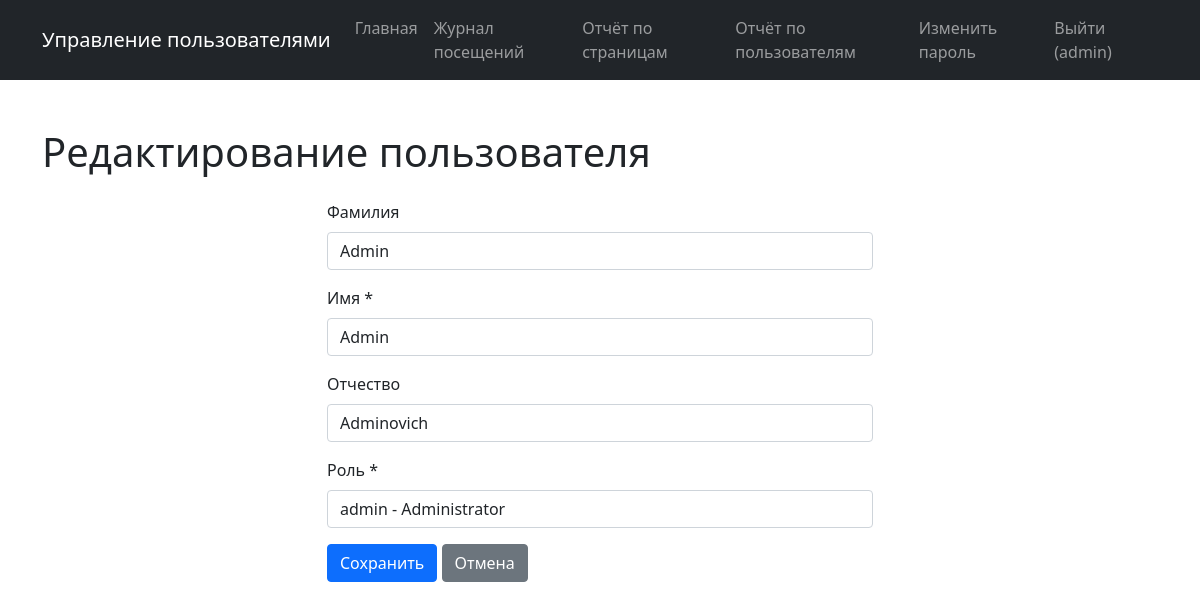
The app's page /user/1/edit/ (signed in) with its own data.
### tables this page shows
CREATE TABLE users (
            id INTEGER PRIMARY KEY AUTOINCREMENT,
            login TEXT NOT NULL UNIQUE,
            password_hash TEXT NOT NULL,
            last_name TEXT,
            first_name TEXT NOT NULL,
            middle_name TEXT,
            role_id INTEGER,
            created_at TIMESTAMP DEFAULT CURRENT_TIMESTAMP,
            FOREIGN KEY (role_id) REFERENCES roles (id)
        );

CREATE TABLE roles (
            id INTEGER PRIMARY KEY AUTOINCREMENT,
            name TEXT NOT NULL UNIQUE,
            description TEXT
        );

### app.py (the view, shortened to what this page needs)
@app.route('/user/<int:user_id>/edit/', methods=['GET', 'POST'])
@login_required
def user_edit(user_id):
    user = models.get_user_by_id(user_id)
    if not user:
        flash('Пользователь не найден', 'danger')
        return redirect(url_for('index'))
    user_data = models.get_user_by_id(current_user.id)
    user_role = user_data['role_name'] if user_data else None
    if user_role != 'admin' and user_id != current_user.id:
        flash('У вас недостаточно прав для доступа к данной странице.', 'danger')
        return redirect(url_for('index'))
    roles = models.get_all_roles()
    errors = {}
    is_admin = (user_role == 'admin')
    form_data = {
        'last_name': user['last_name'] or '',
        'first_name': user['first_name'],
        'middle_name': user['middle_name'] or '',
        'role_id': str(user['role_id']) if user['role_id'] and is_admin else ''
    }
    return render_template('user_form.html',
                         user=user,
                         roles=roles,
                         form_data=form_data,
                         errors=errors,
                         is_admin=is_admin)

### app.py (called while the page is built)
@login_manager.user_loader
def load_user(user_id):
    user_data = models.get_user_by_id(user_id)
    if user_data:
        return User(user_data)
    return None

@app.before_request
def log_visit():
    if request.endpoint and not request.endpoint.startswith('static'):
        path = request.path
        user_id = current_user.id if current_user.is_authenticated else None
        models.add_visit_log(path, user_id)

@app.context_processor
def utility_processor():
    user_data = None
    user_role = None
    if current_user.is_authenticated:
        user_data = models.get_user_by_id(current_user.id)
        user_role = user_data['role_name'] if user_data else None
    return {
        'is_authenticated': current_user.is_authenticated,
        'user_role': user_role,
        'current_user_id': current_user.id if current_user.is_authenticated else None
    }

### models.py (called while the page is built)
def get_db():
    conn = sqlite3.connect(DATABASE)
    conn.row_factory = sqlite3.Row
    return conn

def get_user_by_id(user_id):
    conn = get_db()
    user = conn.execute('''
        SELECT u.*, r.name as role_name, r.description as role_description
        FROM users u
        LEFT JOIN roles r ON u.role_id = r.id
        WHERE u.id = ?
    ''', (user_id,)).fetchone()
    conn.close()
    return user

def get_all_roles():
    conn = get_db()
    roles = conn.execute('SELECT * FROM roles').fetchall()
    conn.close()
    return roles

def add_visit_log(path, user_id):
    conn = get_db()
    cursor = conn.cursor()
    try:
        cursor.execute('''
            INSERT INTO visit_logs (path, user_id)
            VALUES (?, ?)
        ''', (path, user_id))
        conn.commit()
        return True, None
    except Exception as e:
        return False, str(e)
    finally:
        conn.close()

### templates/user_form.html (shortened to what this page needs)
{% extends 'base.html' %}
{% block content %}
<h1 class="my-4">{% if user %}Редактирование пользователя{% else %}Создание пользователя{% endif %}</h1>
<div class="row justify-content-center">
    <div class="col-md-6">
        <form method="post">
            <div class="mb-3">
                <label class="form-label">Фамилия</label>
                <input type="text" name="last_name" class="form-control" value="{{ form_data.last_name or '' }}">
            </div>
            <div class="mb-3">
                <label class="form-label">Имя *</label>
                <input type="text" name="first_name" class="form-control {% if errors.first_name %}is-invalid{% endif %}"
                       value="{{ form_data.first_name or '' }}" required>
            </div>
            <div class="mb-3">
                <label class="form-label">Отчество</label>
                <input type="text" name="middle_name" class="form-control" value="{{ form_data.middle_name or '' }}">
            </div>
            <div class="mb-3">
                <label class="form-label">Роль *</label>
                <select name="role_id" class="form-control {% if errors.role_id %}is-invalid{% endif %}" required>
                    {% for role in roles %}
                        <option value="{{ role.id }}" {% if form_data.role_id|string == role.id|string %}selected{% endif %}>
                            {{ role.name }} - {{ role.description or '' }}
                        </option>
                    {% endfor %}
                </select>
            </div>
            <button type="submit" class="btn btn-primary">Сохранить</button>
            <a href="{{ url_for('index') }}" class="btn btn-secondary">Отмена</a>
        </form>
    </div>
</div>
{% endblock %}

### templates/base.html (shortened to what this page needs)
<!DOCTYPE html>
<html lang="ru">
<head>
    <link href="https://cdn.jsdelivr.net/npm/bootstrap@5.0.2/dist/css/bootstrap.min.css" rel="stylesheet">
    <link rel="stylesheet" href="{{ url_for('static', filename='styles.css') }}">
</head>
<body>
    <nav class="navbar navbar-expand-lg navbar-dark bg-dark">
        <div class="container">
            <a class="navbar-brand" href="{{ url_for('index') }}">Управление пользователями</a>
            <div class="collapse navbar-collapse">
                <ul class="navbar-nav ms-auto">
                    <li class="nav-item"><a class="nav-link" href="{{ url_for('index') }}">Главная</a></li>
                    {% if is_authenticated %}
                        <li class="nav-item"><a class="nav-link" href="{{ url_for('reports.visit_logs') }}">Журнал посещений</a></li>
                        {% if user_role == 'admin' %}
                            <li class="nav-item"><a class="nav-link" href="{{ url_for('reports.report_pages') }}">Отчёт по страницам</a></li>
                            <li class="nav-item"><a class="nav-link" href="{{ url_for('reports.report_users') }}">Отчёт по пользователям</a></li>
                        {% endif %}
                        <li class="nav-item"><a class="nav-link" href="{{ url_for('change_password') }}">Изменить пароль</a></li>
                        <li class="nav-item"><a class="nav-link" href="{{ url_for('logout') }}">Выйти ({{ current_user.login }})</a></li>
                    {% else %}
                        <li class="nav-item"><a class="nav-link" href="{{ url_for('login') }}">Войти</a></li>
                    {% endif %}
                </ul>
            </div>
        </div>
    </nav>
    <main class="container my-4">
        {% block content %}{% endblock %}
    </main>
</body>
</html>

### static/styles.css (style rules this page uses)
body { min-height: 100vh; display: flex; flex-direction: column; }

### records on screen
users: login "admin", last_name "Admin", first_name "Admin", middle_name "Adminovich", role_id "admin - Administrator"
